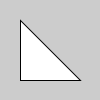
Frame 1 (no input)
Frame 60 (the mouse pressed at the canvas centre just before this capture): identical to frame 1, image omitted
Frame 120 (the mouse held since frame 60 and released just before this capture): identical to frame 1, image omitted

The Processing sketch that drew this single still picture (run headless with seeded random() and noise(); from frame 60 on, the mouse is pressed at the canvas centre):

// Processing sketch: H09_Opd8
// ── H09_Opd8.pde


void setup (){
tekenDriehoek(20,80,20,20,80,80);
}

void draw(){
}



void tekenDriehoek ( int x1, int y1, int x2, int y2, int x3, int y3){

  triangle(x1,y1,x2,y2,x3,y3);
}
